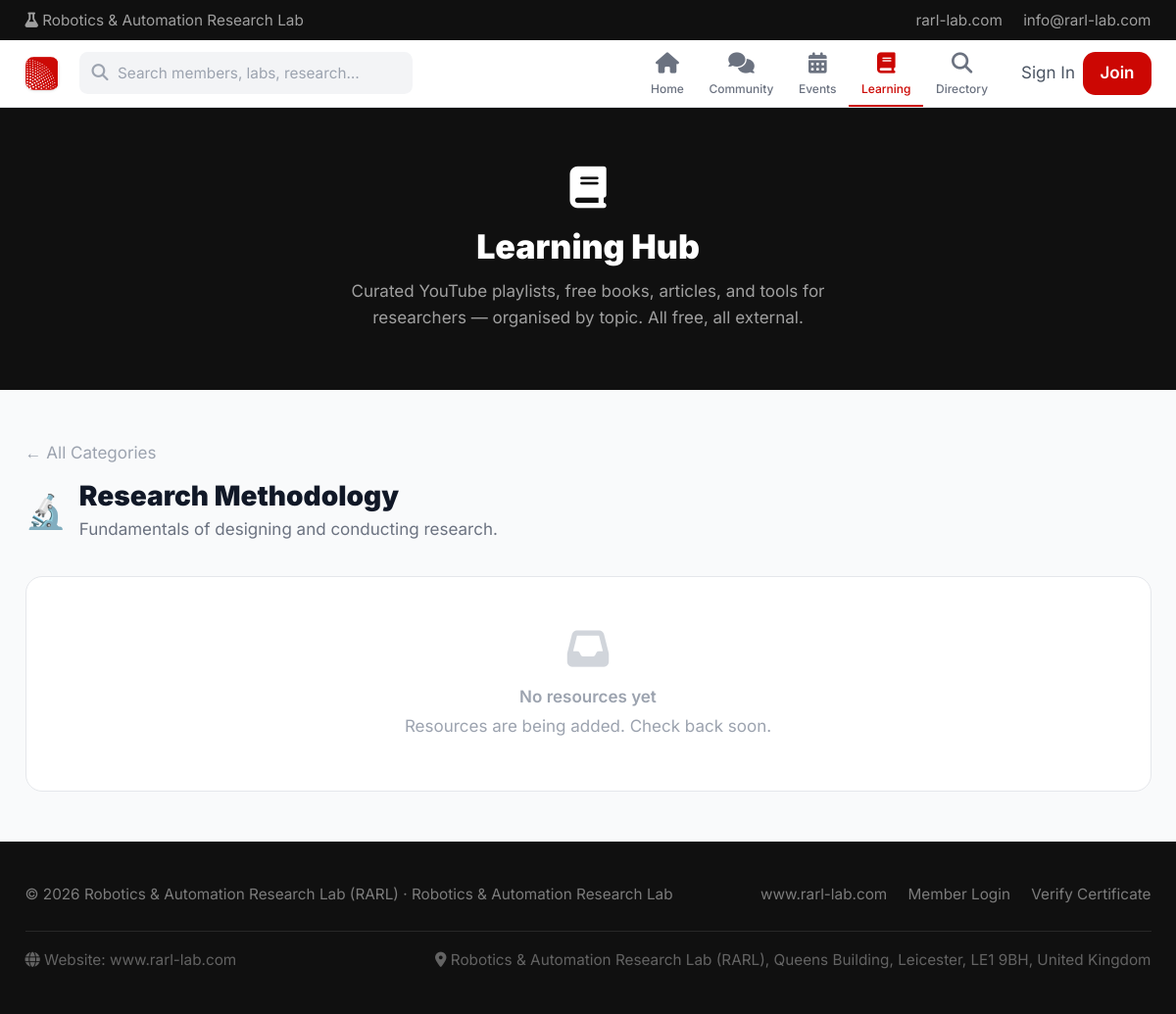
The page /resources.php?cat=research-methodology on the database its author committed.
### tables this page shows
CREATE TABLE IF NOT EXISTS `resource_categories` (
  `id`            INT(11)      NOT NULL AUTO_INCREMENT,
  `name`          VARCHAR(255) NOT NULL,
  `slug`          VARCHAR(255) NOT NULL,
  `icon_emoji`    VARCHAR(10)  DEFAULT '📚',
  `description`   TEXT         DEFAULT NULL,
  `display_order` INT(11)      NOT NULL DEFAULT 0,
  `is_published`  TINYINT(1)   NOT NULL DEFAULT 1,
  PRIMARY KEY (`id`),
  UNIQUE KEY `slug` (`slug`)
);

### brand.php (called while the page is built, shortened)
<?php
function brandTailwindColors(): array {
    return [
        'rarl-red'      => BRAND_RED,
        'rarl-dark'     => BRAND_RED_DARK,
        'rarl-blue'     => BRAND_BLUE,
        'rarl-blue-dark'=> BRAND_BLUE_DARK,
        'rarl-navy'     => BRAND_INK,
        'rarl-mid'      => BRAND_INK_SOFT,
    ];
}
function brandTailwindConfigJson(): string {
    return json_encode(brandTailwindColors(), JSON_UNESCAPED_SLASHES);
}

### resources.php (the view, shortened to what this page needs)
<?php
require_once __DIR__ . '/functions.php';
$pdo = db();
$categories = $pdo->query("SELECT * FROM resource_categories WHERE is_published = 1 ORDER BY display_order")->fetchAll();
$catSlug    = trim($_GET['cat'] ?? '');
$activecat  = null;
$resources  = [];
if ($catSlug) {
    $cs = $pdo->prepare("SELECT * FROM resource_categories WHERE slug = ? AND is_published = 1");
    $cs->execute([$catSlug]);
    $activecat = $cs->fetch();
    if ($activecat) {
        $rs = $pdo->prepare("SELECT * FROM resources WHERE category_id = ? ORDER BY is_featured DESC, display_order ASC");
        $rs->execute([$activecat['id']]);
        $resources = $rs->fetchAll();
    }
}
echo htmlHead($activecat ? $activecat['name'] . ' Resources' : 'Learning Hub');
?>
<?= publicNav('resources') ?>
<section class="bg-rarl-navy text-white py-14 px-6 text-center">
  <div class="max-w-3xl mx-auto">
    <div class="text-4xl mb-4"><i class="fa-solid fa-book"></i></div>
    <h1 class="font-heading font-black text-3xl md:text-4xl mb-3">Learning Hub</h1>
    <p class="text-white/60 text-sm max-w-lg mx-auto">Curated YouTube playlists, free books, articles, and tools for researchers — organised by topic. All free, all external.</p>
  </div>
</section>
<div class="max-w-6xl mx-auto px-6 py-12">
  <?php if (!$activecat): ?>
  <h2 class="font-heading font-black text-xl text-gray-900 dark:text-white mb-7">Browse by Topic</h2>
  <div class="grid grid-cols-2 sm:grid-cols-3 lg:grid-cols-4 gap-4">
    <?php foreach ($categories as $cat): ?>
    <a href="resources.php?cat=<?= urlencode($cat['slug']) ?>"
      class="group block bg-white dark:bg-gray-900 border border-gray-200 dark:border-gray-700 rounded-2xl p-6 hover:-translate-y-1 hover:shadow-lg hover:border-rarl-red/40 transition-all relative">
      <?php if (($cat['access_level'] ?? 'public') === 'member'): ?>
      <span class="absolute top-3 right-3 text-[9px] font-bold uppercase tracking-wider px-2 py-0.5 rounded-full bg-amber-50 dark:bg-amber-900/20 text-amber-600 dark:text-amber-400"><i class="fa-solid fa-lock"></i> Premium</span>
      <?php endif; ?>
      <div class="text-3xl mb-3"><?= $cat['icon_emoji'] ?></div>
      <h3 class="font-heading font-bold text-sm text-gray-900 dark:text-white mb-1"><?= htmlspecialchars($cat['name']) ?></h3>
      <p class="text-gray-400 text-xs leading-relaxed mb-3"><?= htmlspecialchars(mb_strimwidth($cat['description'] ?? '', 0, 70, '…')) ?></p>
      <span class="text-[10px] font-bold text-rarl-red uppercase tracking-wider">View Resources →</span>
    </a>
    <?php endforeach; ?>
  </div>
  <?php else: ?>
  <div class="mb-8">
    <a href="resources.php" class="text-sm text-gray-400 hover:text-rarl-red transition-colors">← All Categories</a>
    <div class="flex items-center gap-3 mt-3">
      <div class="text-3xl"><?= $activecat['icon_emoji'] ?></div>
      <div>
        <h2 class="font-heading font-black text-2xl text-gray-900 dark:text-white"><?= htmlspecialchars($activecat['name']) ?></h2>
        <p class="text-gray-500 text-sm mt-0.5"><?= htmlspecialchars($activecat['description'] ?? '') ?></p>
      </div>
    </div>
  </div>
  <?php if (empty($resources)): ?>
  <div class="bg-white dark:bg-gray-900 border border-gray-200 dark:border-gray-700 rounded-2xl p-12 text-center text-gray-400">
    <i class="fa-solid fa-inbox text-4xl mb-3 text-gray-300"></i>
    <p class="font-semibold mb-1">No resources yet</p>
    <p class="text-sm">Resources are being added. Check back soon.</p>
  </div>
  <?php endif; ?>
  <?php endif; ?>
</div>
<?= publicFooter() ?>
</body></html>

### rows shown on the page
resource_categories: icon_emoji "🔬", name "Research Methodology", description "Fundamentals of designing and conducting research."

### other values the page prints
$tagline "Robotics & Automation Research Lab"
$replyTo "info@rarl-lab.com"
$label "Home Community Events Learning Directory"
$siteName "Robotics & Automation Research Lab (RARL)"
